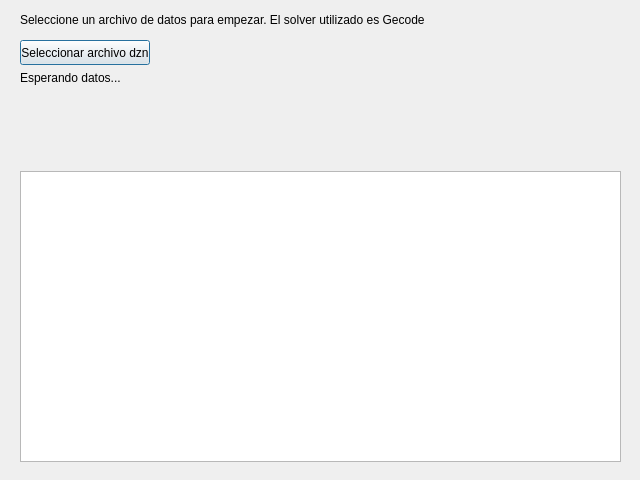
<?xml version="1.0" encoding="UTF-8"?>
<ui version="4.0">
 <class>Dialog</class>
 <widget class="QDialog" name="Dialog">
  <property name="geometry">
   <rect>
    <x>0</x>
    <y>0</y>
    <width>640</width>
    <height>480</height>
   </rect>
  </property>
  <property name="windowTitle">
   <string>Relleno Sanitario</string>
  </property>
  <widget class="QPushButton" name="pushButton">
   <property name="geometry">
    <rect>
     <x>20</x>
     <y>40</y>
     <width>130</width>
     <height>25</height>
    </rect>
   </property>
   <property name="text">
    <string>Seleccionar archivo dzn</string>
   </property>
  </widget>
  <widget class="QLabel" name="labelMessage">
   <property name="geometry">
    <rect>
     <x>20</x>
     <y>10</y>
     <width>441</width>
     <height>20</height>
    </rect>
   </property>
   <property name="text">
    <string>Seleccione un archivo de datos para empezar. El solver utilizado es Gecode</string>
   </property>
  </widget>
  <widget class="QGraphicsView" name="graphicsView">
   <property name="geometry">
    <rect>
     <x>20</x>
     <y>171</y>
     <width>601</width>
     <height>291</height>
    </rect>
   </property>
  </widget>
  <widget class="QLabel" name="labelData">
   <property name="geometry">
    <rect>
     <x>20</x>
     <y>70</y>
     <width>320</width>
     <height>16</height>
    </rect>
   </property>
   <property name="text">
    <string>Esperando datos...</string>
   </property>
  </widget>
  <widget class="QLabel" name="labelResult">
   <property name="geometry">
    <rect>
     <x>20</x>
     <y>100</y>
     <width>350</width>
     <height>60</height>
    </rect>
   </property>
   <property name="text">
    <string/>
   </property>
  </widget>
 </widget>
 <resources/>
 <connections>
  <connection>
   <sender>pushButton</sender>
   <signal>clicked()</signal>
   <receiver>Dialog</receiver>
   <slot>buttonFileClicked()</slot>
   <hints>
    <hint type="sourcelabel">
     <x>75</x>
     <y>21</y>
    </hint>
    <hint type="destinationlabel">
     <x>319</x>
     <y>239</y>
    </hint>
   </hints>
  </connection>
 </connections>
 <slots>
  <slot>buttonFileClicked()</slot>
 </slots>
</ui>
